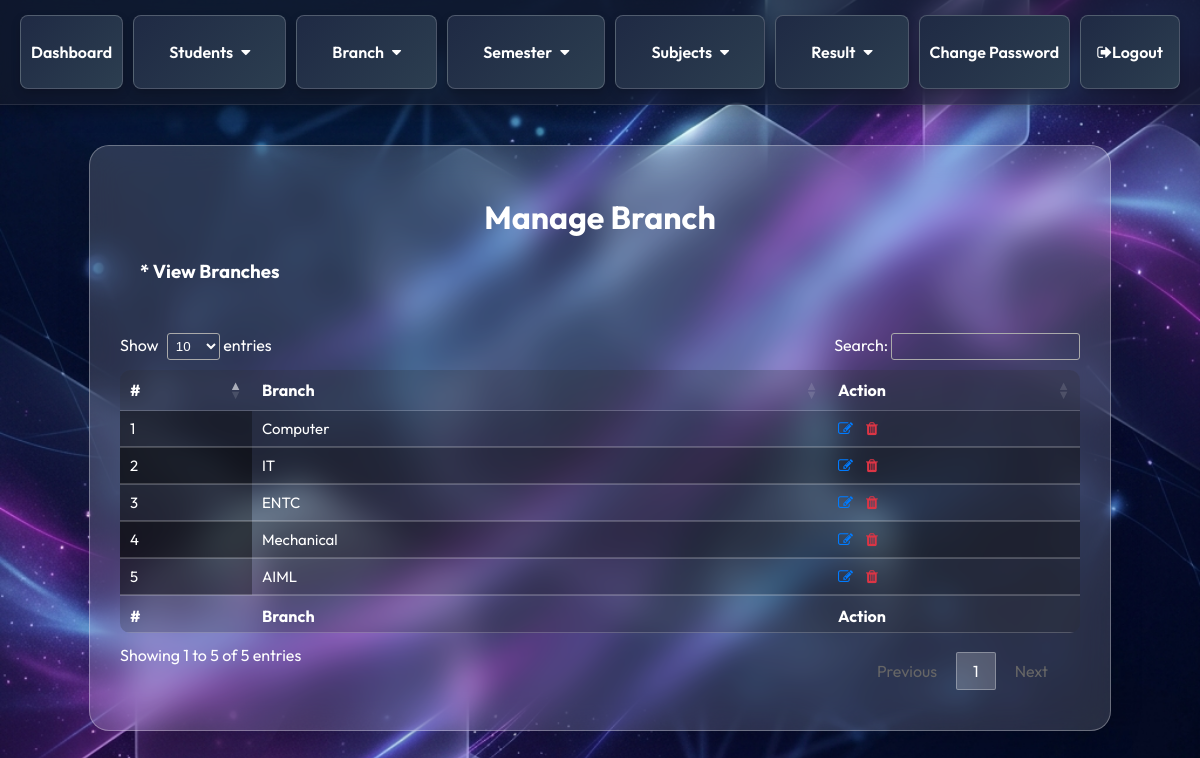
The page /manage-branch.php (signed in) on the database its author committed.
### tables this page shows
CREATE TABLE `branch` (
  `branch_id` int(50) NOT NULL,
  `branch` varchar(100) NOT NULL
);

### manage-branch.php (the view, shortened to what this page needs)
<?php
include "includes/connection.php";
?>
<!DOCTYPE html>
<html lang="en">
<head>
    <link rel="stylesheet" type="text/css" href="css/fp1.css?version=52">
	<link rel="stylesheet" href=
"https://cdn.datatables.net/1.10.22/css/jquery.dataTables.min.css" />
</head>
<body>
    <?php include "nav.php";?>
    <div class="m2">
        <h1 style="text-align:center;">Manage Branch</h1>
        <h3 style="margin : 20px; margin-bottom:50px">* View Branches</h3>
        <table id="tableID" class="display" >
            <thead  >
                <tr >
                    <th >#</th>
                    <th style="width : 60%">Branch</th>
                    <th>Action</th>
                </tr>
            </thead>
            <tfoot>
                <tr>
                    <th >#</th>
                    <th style="width : 60%">Branch</th>
                    <th>Action</th>
                </tr>
            </tfoot>
            <tbody>
<?php
$sql = "SELECT branch.branch_id,branch.branch from branch";
$result = mysqli_query($conn, $sql);
$c = 1;
$num = mysqli_num_rows($result);
if($num > 0){
    while($row = mysqli_fetch_assoc($result)){
        ?>
        <tr>
            <td><?php echo $c;?></td>
            <td><?php echo $row['branch'];?></td>
            <td>
                <a href="edit-branch.php?bid=<?php echo $row['branch_id'];?>"><i class="fa fa-edit" title="Edit Record" style="color: #007bff; margin-right: 10px;"></i> </a>
                <a href="manage-branch.php?delete=<?php echo $row['branch_id'];?>" onclick="return confirm('Do you really want to delete this branch?');"><i class="fa fa-trash" title="Delete Record" style="color: #dc3545;"></i> </a>
            </td>
        </tr>
        <?php
        $c++;
    }
}
?>
            </tbody>
        </table>
    </div>
</body>
</html>

### css/fp1.css (style rules this page uses)
body { margin: 0; padding: 0; font-family: 'Outfit', sans-serif; color: white; }
.m1, .m2 { background: rgba(255, 255, 255, 0.15); backdrop-filter: blur(16px); -webkit-backdrop-filter: blur(16px); border: 1px solid rgba(255, 255, 255, 0.3); border-radius: 20px; box-shadow: 0 8px 32px rgba(0, 0, 0, 0.2); margin: 40px auto; width: 80%; padding: 30px; color: white; }
table { border-collapse: collapse; width: 100%; margin-bottom: 30px; background: rgba(255, 255, 255, 0.05); border-radius: 10px; overflow: hidden; }
th, td { padding: 15px; text-align: left; border-bottom: 1px solid rgba(255, 255, 255, 0.2); }
th { background: rgba(0, 0, 0, 0.2); font-weight: 600; font-size: 16px; }
td { font-size: 15px; }
a { text-decoration: none; color: #4b7bff; transition: color 0.3s ease; }
table.dataTable, table.dataTable th, table.dataTable td { border-color: rgba(255, 255, 255, 0.2) !important; }
table.dataTable.display tbody tr.odd > .sorting_1, table.dataTable.order-column.stripe tbody tr.odd > .sorting_1, table.dataTable.display tbody tr.even > .sorting_1, table.dataTable.order-column.stripe tbody tr.even > .sorting_1, table.dataTable.display tbody tr, table.dataTable.stripe tbody tr.odd, table.dataTable.display tbody tr.odd, table.dataTable.display tbody tr.even { background-color: rgba(0, 0, 0, 0.3) !important; color: white !important; }
table.dataTable tbody tr:nth-child(even), table.dataTable.display tbody tr.even, table.dataTable.display tbody tr.even > .sorting_1 { background-color: rgba(0, 0, 0, 0.45) !important; color: white !important; }
table.dataTable tbody td { color: white !important; }

### css/nav.css (style rules this page uses)
body { margin: 0; padding: 0; font-family: 'Outfit', sans-serif; background-image: url('../images/bg-modern.png'); background-size: cover; background-position: center; background-attachment: fixed; min-height: 100vh; color: #fff; }

### rows shown on the page
branch: branch "Computer"
branch: branch "IT"
branch: branch "ENTC"
branch: branch "Mechanical"
branch: branch "AIML"
